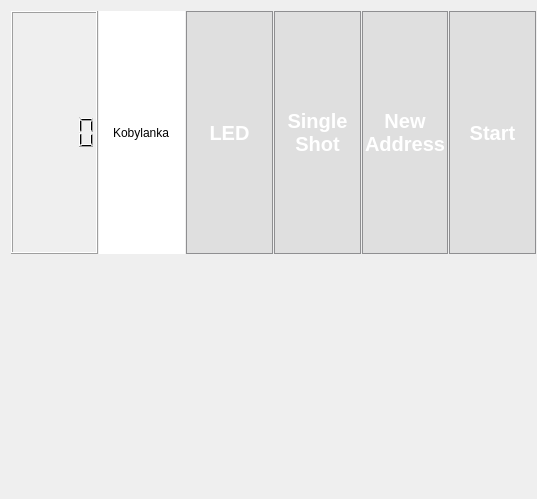
            <widget class="QWidget" name="scrollAreaWidgetContents">
             <property name="geometry">
              <rect>
               <x>0</x>
               <y>0</y>
               <width>537</width>
               <height>499</height>
              </rect>
             </property>
             <layout class="QVBoxLayout" name="verticalLayout_6">
              <property name="spacing">
               <number>1</number>
              </property>
              <property name="rightMargin">
               <number>1</number>
              </property>
              <property name="bottomMargin">
               <number>1</number>
              </property>
              <item>
               <layout class="QHBoxLayout" name="horizontalLayout_3">
                <property name="spacing">
                 <number>1</number>
                </property>
                <item>
                 <widget class="QLCDNumber" name="snap_counter">
                  <property name="sizePolicy">
                   <sizepolicy hsizetype="Ignored" vsizetype="Ignored">
                    <horstretch>0</horstretch>
                    <verstretch>0</verstretch>
                   </sizepolicy>
                  </property>
                 </widget>
                </item>
                <item>
                 <widget class="QLineEdit" name="lineEdit">
                  <property name="sizePolicy">
                   <sizepolicy hsizetype="Ignored" vsizetype="Ignored">
                    <horstretch>0</horstretch>
                    <verstretch>0</verstretch>
                   </sizepolicy>
                  </property>
                  <property name="text">
                   <string>Kobylanka</string>
                  </property>
                  <property name="frame">
                   <bool>false</bool>
                  </property>
                  <property name="alignment">
                   <set>Qt::AlignCenter</set>
                  </property>
                 </widget>
                </item>
                <item>
                 <widget class="QToolButton" name="b_ledCamera">
                  <property name="sizePolicy">
                   <sizepolicy hsizetype="Ignored" vsizetype="Ignored">
                    <horstretch>0</horstretch>
                    <verstretch>0</verstretch>
                   </sizepolicy>
                  </property>
                  <property name="minimumSize">
                   <size>
                    <width>0</width>
                    <height>100</height>
                   </size>
                  </property>
                  <property name="contextMenuPolicy">
                   <enum>Qt::PreventContextMenu</enum>
                  </property>
                  <property name="layoutDirection">
                   <enum>Qt::LeftToRight</enum>
                  </property>
                  <property name="styleSheet">
                   <string notr="true">QToolButton {
background-color: rgba(158, 158, 158,50);
 border: 1px solid #8f8f91;
border-radius: 0px;
color:white;
 font: bold 20px;
}
QToolButton:pressed {
border:none;
}
</string>
                  </property>
                  <property name="inputMethodHints">
                   <set>Qt::ImhNone</set>
                  </property>
                  <property name="text">
                   <string>LED</string>
                  </property>
                  <property name="icon">
                   <iconset resource="ikony.qrc">
                    <normaloff>:/new/prefix1/files/svg/light-bulb-OFF.svg</normaloff>
                    <normalon>:/new/prefix1/files/svg/light-bulb-ON.svg</normalon>:/new/prefix1/files/svg/light-bulb-OFF.svg</iconset>
                  </property>
                  <property name="iconSize">
                   <size>
                    <width>100</width>
                    <height>100</height>
                   </size>
                  </property>
                  <property name="checkable">
                   <bool>true</bool>
                  </property>
                  <property name="checked">
                   <bool>false</bool>
                  </property>
                  <property name="toolButtonStyle">
                   <enum>Qt::ToolButtonTextBesideIcon</enum>
                  </property>
                 </widget>
                </item>
                <item>
                 <widget class="myButton" name="b_oneShotCamera">
                  <property name="sizePolicy">
                   <sizepolicy hsizetype="Ignored" vsizetype="Ignored">
                    <horstretch>0</horstretch>
                    <verstretch>0</verstretch>
                   </sizepolicy>
                  </property>
                  <property name="minimumSize">
                   <size>
                    <width>0</width>
                    <height>100</height>
                   </size>
                  </property>
                  <property name="styleSheet">
                   <string notr="true">QPushButton {
background-color: rgba(158, 158, 158,50);
 border: 1px solid #8f8f91;
border-radius: 0px;
color:white;
 font: bold 20px;
	 
}
QPushButton:pressed {
border:none;
}</string>
                  </property>
                  <property name="text">
                   <string>Single
Shot</string>
                  </property>
                 </widget>
                </item>
                <item>
                 <widget class="myButton" name="b_reloadCameraAddress">
                  <property name="sizePolicy">
                   <sizepolicy hsizetype="Ignored" vsizetype="Ignored">
                    <horstretch>0</horstretch>
                    <verstretch>0</verstretch>
                   </sizepolicy>
                  </property>
                  <property name="minimumSize">
                   <size>
                    <width>0</width>
                    <height>100</height>
                   </size>
                  </property>
                  <property name="styleSheet">
                   <string notr="true">QPushButton {
background-color: rgba(158, 158, 158,50);
 border: 1px solid #8f8f91;
border-radius: 0px;
color:white;
 font: bold 20px;
 
}
QPushButton:pressed {
border:none;
}
 </string>
                  </property>
                  <property name="text">
                   <string>New
Address</string>
                  </property>
                 </widget>
                </item>
                <item>
                 <widget class="myButton" name="b_camera_reload">
                  <property name="sizePolicy">
                   <sizepolicy hsizetype="Ignored" vsizetype="Ignored">
                    <horstretch>0</horstretch>
                    <verstretch>0</verstretch>
                   </sizepolicy>
                  </property>
                  <property name="minimumSize">
                   <size>
                    <width>0</width>
                    <height>100</height>
                   </size>
                  </property>
                  <property name="styleSheet">
                   <string notr="true">QPushButton {
background-color: rgba(158, 158, 158,50);
 border: 1px solid #8f8f91;
border-radius: 0px;
color:white;
 font: bold 20px;
}
QPushButton:pressed {
border:none;
}
 </string>
                  </property>
                  <property name="text">
                   <string>Start</string>
                  </property>
                 </widget>
                </item>
               </layout>
              </item>
              <item>
               <layout class="QGridLayout" name="gridLayout_7" columnstretch="0,0">
                <property name="sizeConstraint">
                 <enum>QLayout::SetFixedSize</enum>
                </property>
                <property name="spacing">
                 <number>1</number>
                </property>
                <item row="0" column="0" rowspan="2" colspan="2">
                 <widget class="QWidget" name="widgetCAMERA" native="true">
                  <property name="sizePolicy">
                   <sizepolicy hsizetype="Ignored" vsizetype="Ignored">
                    <horstretch>0</horstretch>
                    <verstretch>0</verstretch>
                   </sizepolicy>
                  </property>
                  <layout class="QGridLayout" name="gridLayout_10">
                   <property name="leftMargin">
                    <number>1</number>
                   </property>
                   <property name="topMargin">
                    <number>1</number>
                   </property>
                   <property name="rightMargin">
                    <number>1</number>
                   </property>
                   <property name="bottomMargin">
                    <number>1</number>
                   </property>
                   <property name="spacing">
                    <number>1</number>
                   </property>
                   <item row="0" column="0">
                    <widget class="QLabel" name="cameraLabel">
                     <property name="text">
                      <string/>
                     </property>
                     <property name="alignment">
                      <set>Qt::AlignCenter</set>
                     </property>
                     <property name="wordWrap">
                      <bool>false</bool>
                     </property>
                    </widget>
                   </item>
                  </layout>
                 </widget>
                </item>
               </layout>
              </item>
             </layout>
            </widget>
